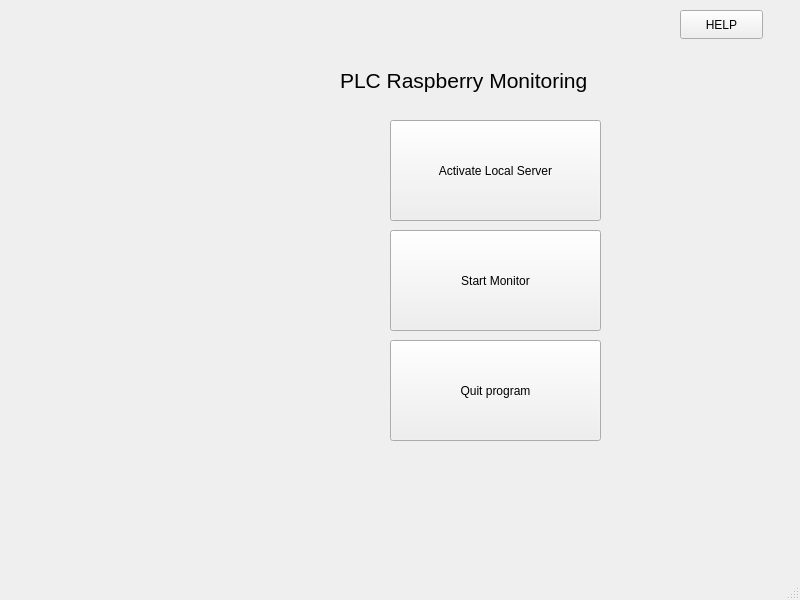
<?xml version="1.0" encoding="UTF-8"?>
<ui version="4.0">
 <class>MainWindow</class>
 <widget class="QMainWindow" name="MainWindow">
  <property name="geometry">
   <rect>
    <x>0</x>
    <y>0</y>
    <width>800</width>
    <height>600</height>
   </rect>
  </property>
  <property name="windowTitle">
   <string>MainWindow</string>
  </property>
  <widget class="QWidget" name="centralwidget">
   <widget class="QLabel" name="label">
    <property name="geometry">
     <rect>
      <x>340</x>
      <y>-10</y>
      <width>411</width>
      <height>181</height>
     </rect>
    </property>
    <property name="font">
     <font>
      <pointsize>16</pointsize>
     </font>
    </property>
    <property name="text">
     <string>PLC Raspberry Monitoring</string>
    </property>
   </widget>
   <widget class="QPushButton" name="pushButton">
    <property name="geometry">
     <rect>
      <x>390</x>
      <y>120</y>
      <width>211</width>
      <height>101</height>
     </rect>
    </property>
    <property name="text">
     <string>Activate Local Server</string>
    </property>
   </widget>
   <widget class="QPushButton" name="pushButton_2">
    <property name="geometry">
     <rect>
      <x>390</x>
      <y>230</y>
      <width>211</width>
      <height>101</height>
     </rect>
    </property>
    <property name="text">
     <string>Start Monitor</string>
    </property>
   </widget>
   <widget class="QPushButton" name="pushButton_3">
    <property name="geometry">
     <rect>
      <x>390</x>
      <y>340</y>
      <width>211</width>
      <height>101</height>
     </rect>
    </property>
    <property name="text">
     <string>Quit program</string>
    </property>
   </widget>
   <widget class="QPushButton" name="pushButton_4">
    <property name="geometry">
     <rect>
      <x>680</x>
      <y>10</y>
      <width>83</width>
      <height>29</height>
     </rect>
    </property>
    <property name="text">
     <string>HELP</string>
    </property>
   </widget>
  </widget>
  <widget class="QMenuBar" name="menubar">
   <property name="geometry">
    <rect>
     <x>0</x>
     <y>0</y>
     <width>800</width>
     <height>25</height>
    </rect>
   </property>
  </widget>
  <widget class="QStatusBar" name="statusbar"/>
 </widget>
 <resources/>
 <connections/>
</ui>
